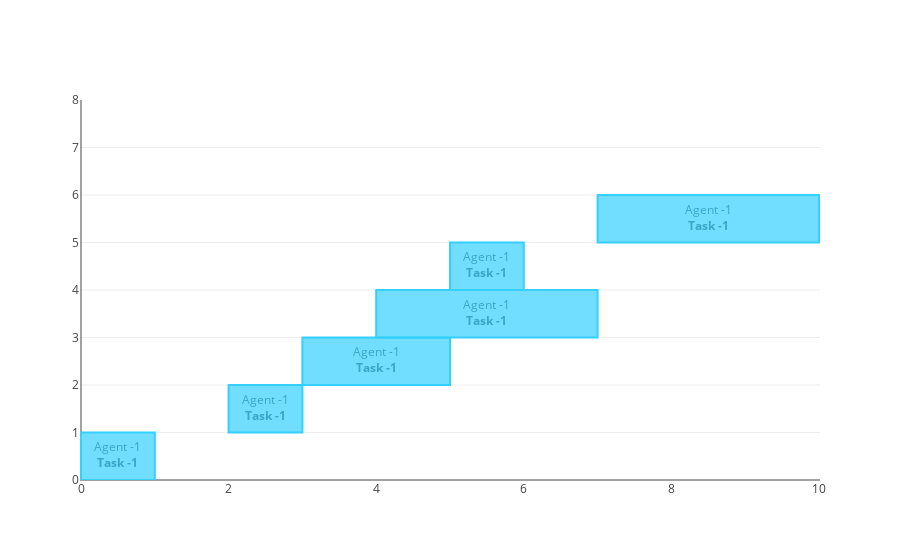

Here is the notebook cell this chart was saved with:
### Code cell
t = Timeline()

t.events.append(Event(0, 1))
t.events.append(Event(2, 1))
t.events.append(Event(3, 2))
t.events.append(Event(4, 3))
t.events.append(Event(5, 1))
t.events.append(Event(7, 3))

t.plot_gantt()

### Figure 1 — Plotly figure (JSON) as saved in the notebook; plotly's stock layout.template omitted (floating-point values rounded to 4 significant figures)
{"data": [{"mode": "text", "text": ["Agent -1<br><b>Task -1</b>", "Agent -1<br><b>Task -1</b>", "Agent -1<br><b>Task -1</b>", "Agent -1<br><b>Task -1</b>", "Agent -1<br><b>Task -1</b>", "Agent -1<br><b>Task -1</b>"], "type": "scatter", "uid": "d65cf3fd-ab0d-4fa3-aa7a-ed5a245f2023", "x": [0.5, 2.5, 4, 5.5, 5.5, 8.5], "y": [0.5, 1.5, 2.5, 3.5, 4.5, 5.5]}], "layout": {"shapes": [{"fillcolor": "rgba(53, 208, 255, 0.7)", "line": {"color": "rgba(53, 208, 255, 1)", "width": 2}, "type": "rect", "x0": 0, "x1": 1, "y0": 0, "y1": 1}, {"fillcolor": "rgba(53, 208, 255, 0.7)", "line": {"color": "rgba(53, 208, 255, 1)", "width": 2}, "type": "rect", "x0": 2, "x1": 3, "y0": 1, "y1": 2}, {"fillcolor": "rgba(53, 208, 255, 0.7)", "line": {"color": "rgba(53, 208, 255, 1)", "width": 2}, "type": "rect", "x0": 3, "x1": 5, "y0": 2, "y1": 3}, {"fillcolor": "rgba(53, 208, 255, 0.7)", "line": {"color": "rgba(53, 208, 255, 1)", "width": 2}, "type": "rect", "x0": 4, "x1": 7, "y0": 3, "y1": 4}, {"fillcolor": "rgba(53, 208, 255, 0.7)", "line": {"color": "rgba(53, 208, 255, 1)", "width": 2}, "type": "rect", "x0": 5, "x1": 6, "y0": 4, "y1": 5}, {"fillcolor": "rgba(53, 208, 255, 0.7)", "line": {"color": "rgba(53, 208, 255, 1)", "width": 2}, "type": "rect", "x0": 7, "x1": 10, "y0": 5, "y1": 6}], "xaxis": {"autorange": true, "showgrid": false}, "yaxis": {"range": [0, 8]}}}
